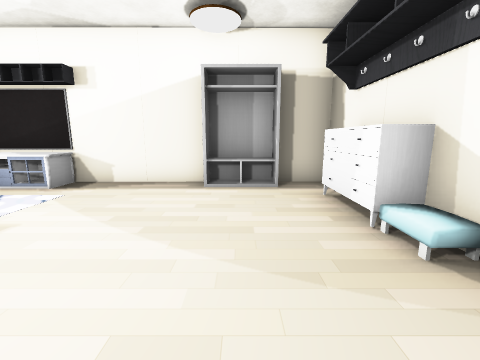
view 1 (above)

16 first-person views from a walk through a scene from a Unity 3-D project. The camera is 1.2 m above the floor, tilts 10° down and sees 90° across. The floor is counted in squares, 1 m on a side. Each view is taken from the middle of a square. On the plan, view 1 faces up. The plan holds only what a view shows up to about 12 squares ahead; the rest is blank. The place goes on beyond the plan. The player character is not drawn. Door leaves are left out, so doorways stand open. Some surface patterns are stand-ins.

view 2
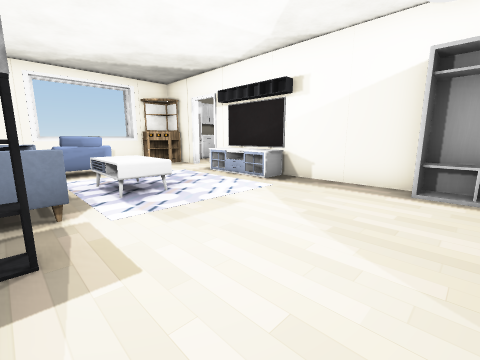

view 3
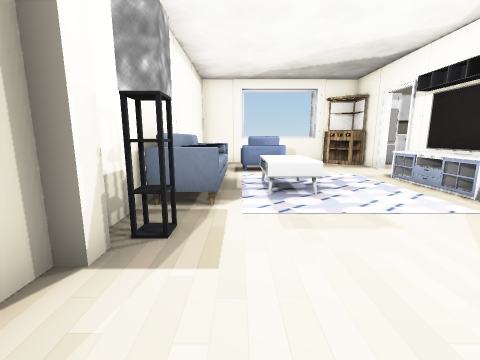

view 4
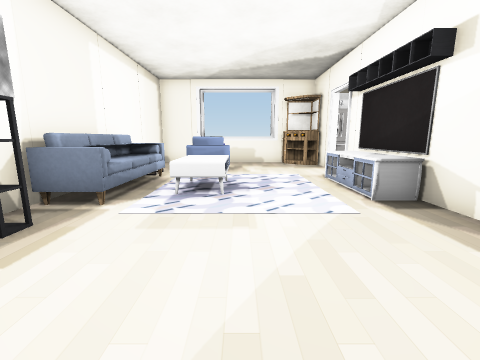

view 5
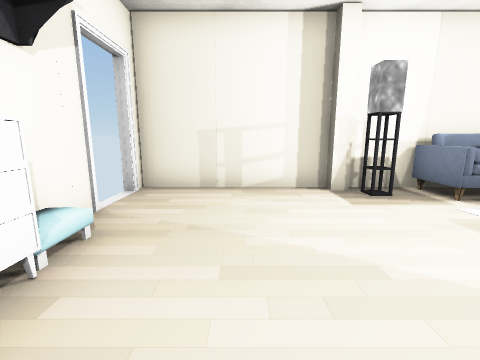

view 6
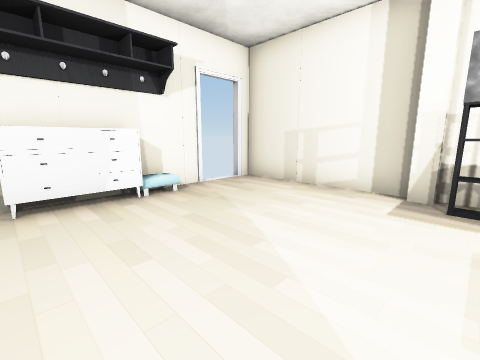

view 7
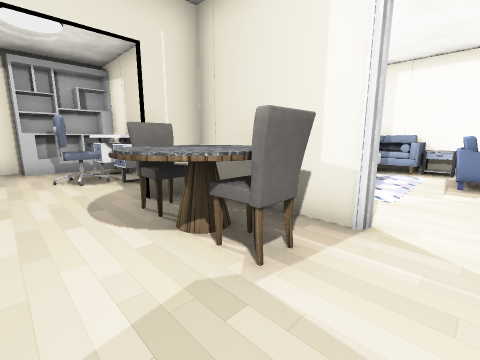

view 8
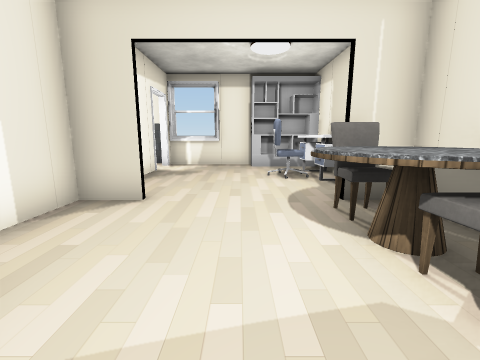

view 9
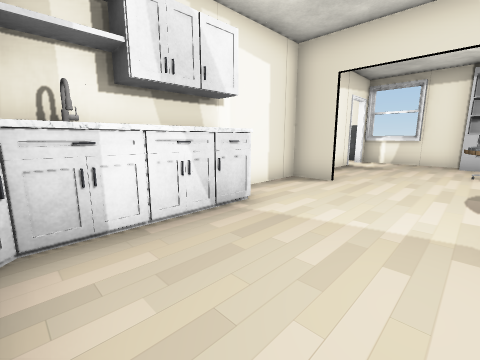

view 10
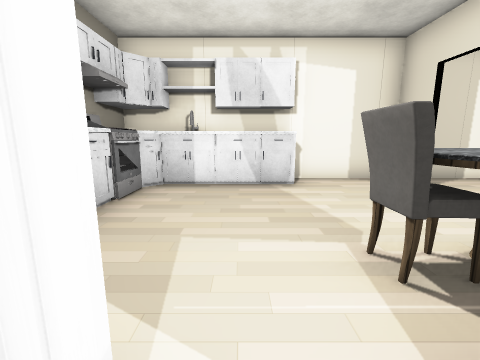

view 11
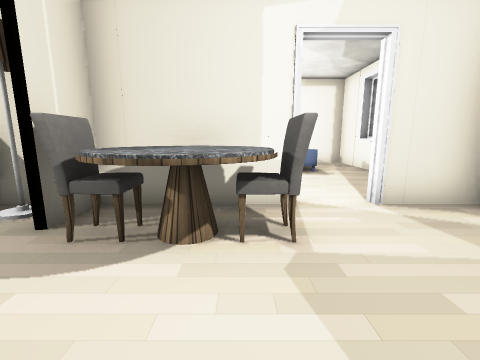

view 12
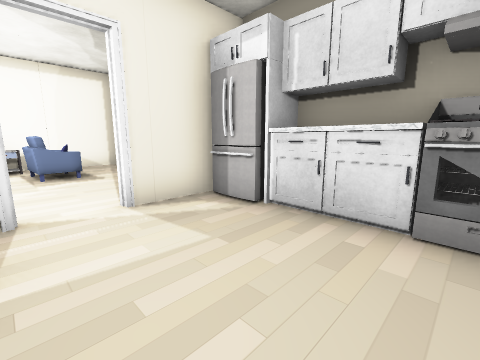

view 13
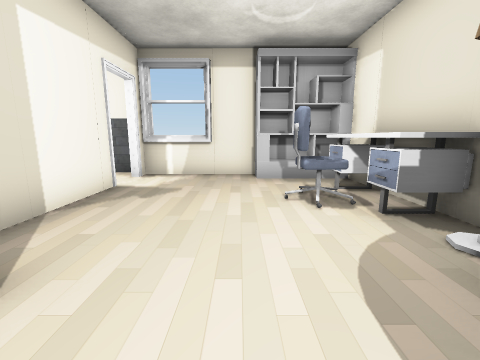

view 14
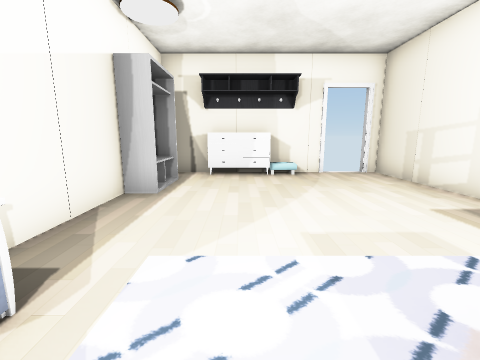

view 15
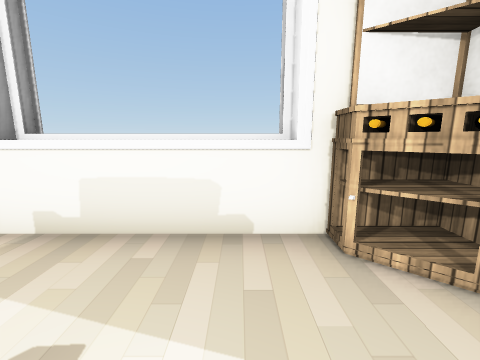

view 16
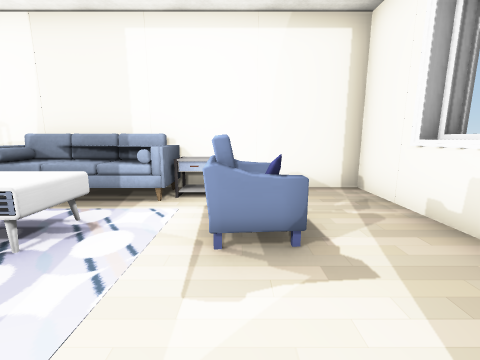

### Floor plan
Key: @ floor where view 1 was taken; # wall or solid block; . floor; D open door; ^ raised ledge; T TV; A table; C closet; R dresser; B cabinet; M armchair; S sofa; F fridge; H shelf; I chair; L lamp; O other object.
Columns run from 13 left of view 1 to 3 right of it. Each row starts with its distance up from view 1.
 13  ############DD#
 12  ##^##...#.....#
 11  OO............#
 10  #.............#
  9  #....AA...##.H#
  8  BF..IIAI#.II^H#
  7  FF#DDAT#L##^###
  6  #B...AAA...#C###
  5 ##B............R#
  4  ^.... . ......R#
  3  ^..M. AA......R#
  2  ^.MM.AAA.......#
  1 ##..M..........#D
  0  #...ASSSS#..@.DD
 -1  ##########O#####

Positions as (right, up) in squares from view 1, and headings:
1: (0, 0), facing up
2: (0, 0), facing up-left
3: (0, 1), facing left
4: (0, 3), facing left
5: (0, 5), facing down
6: (-3, 5), facing down-right
7: (-9, 10), facing down-right
8: (-9, 10), facing right
9: (-11, 9), facing up-right
10: (-9, 6), facing up
11: (-7, 11), facing down
12: (-8, 11), facing down-left
13: (-6, 10), facing right
14: (-6, 4), facing right
15: (-9, 4), facing left
16: (-9, 5), facing down
